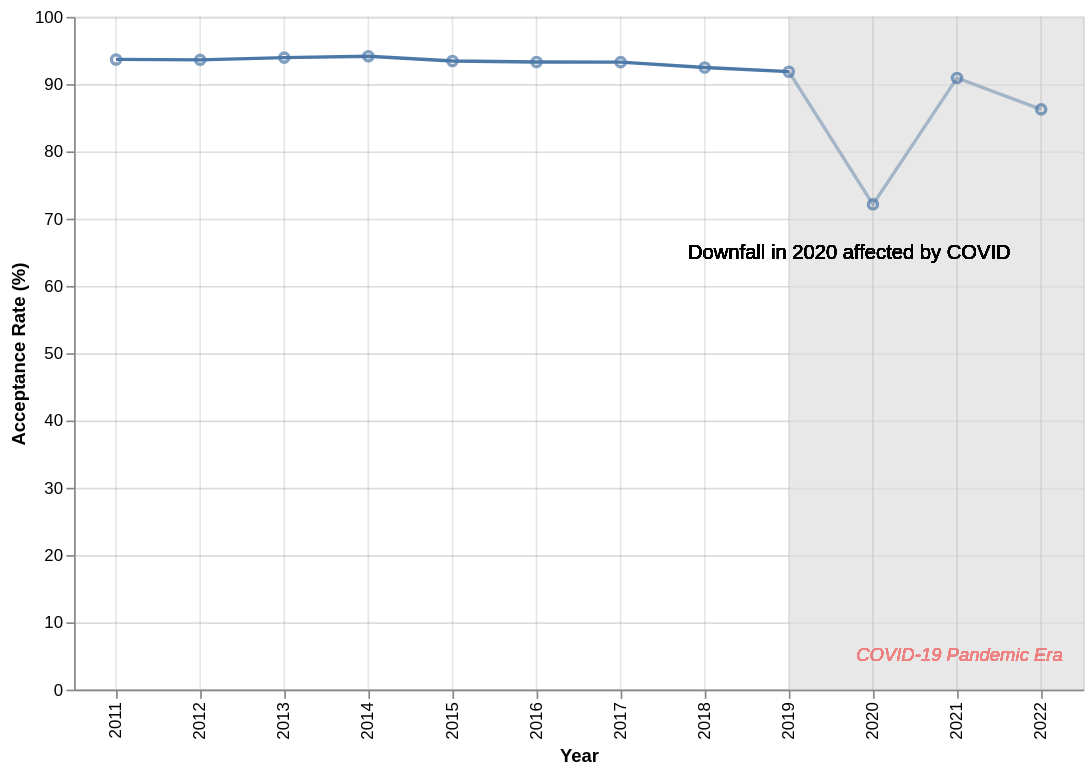

Here is the Vega-Lite specification saved for this chart:
### Vega-Lite specification from a JSON file in a GitHub repository (floating-point values rounded to 4 significant figures)
{"$schema": "https://vega.github.io/schema/vega-lite/v5.json", "width": 600, "height": 400, "data": {"values": [{"year": "2011", "value": 93.67}, {"year": "2012", "value": 93.61}, {"year": "2013", "value": 93.94}, {"year": "2014", "value": 94.15}, {"year": "2015", "value": 93.43}, {"year": "2016", "value": 93.29}, {"year": "2017", "value": 93.26}, {"year": "2018", "value": 92.46}, {"year": "2019", "value": 91.85}, {"year": "2020", "value": 72.13}, {"year": "2021", "value": 90.92}, {"year": "2022", "value": 86.25}]}, "layer": [{"mark": "line", "encoding": {"x": {"field": "year", "type": "ordinal", "title": "Year"}, "y": {"field": "value", "type": "quantitative", "title": "Acceptance Rate (%)"}}}, {"mark": {"type": "rect", "color": "lightgray"}, "encoding": {"x": {"value": 425}, "x2": {"value": 600}, "y": {"value": 0}, "y2": {"value": 400}, "opacity": {"value": 0.08}}}, {"mark": {"type": "text", "align": "left", "baseline": "middle", "fontSize": 12, "dx": 5}, "encoding": {"text": {"value": "Downfall in 2020 affected by COVID"}, "x": {"value": 360}, "y": {"value": 140}, "opacity": {"value": 1}}}, {"mark": {"type": "text", "align": "left", "fontStyle": "italic", "baseline": "middle", "color": "lightcoral", "fontSize": 11, "dx": 5}, "encoding": {"text": {"value": "COVID-19 Pandemic Era"}, "x": {"value": 460}, "y": {"value": 380}, "opacity": {"value": 1}}}, {"mark": "point", "encoding": {"x": {"field": "year", "type": "ordinal"}, "y": {"field": "value", "type": "quantitative"}}}, {"mark": {"type": "rule", "color": "gray"}, "encoding": {"x": {"field": "year", "type": "ordinal"}, "y": {"value": 0}, "y2": {"value": 400}, "opacity": {"value": 0.2}}}]}
